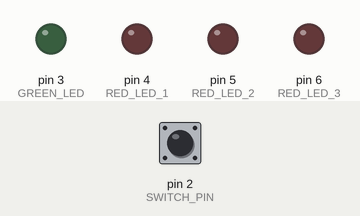
This sketch was run on a simulated Arduino Uno, built with avr-gcc and run on an emulated ATmega328P. On the bench: output pins drawn as LEDs (lit = HIGH). The test bench sets the inputs (shaded band); at power-on: pin 2 (SWITCH_PIN) LOW.

Above: at 1.2 s.
1.3 s: pin 2 (SWITCH_PIN) pulled HIGH for 0.15 s
At 3.1 s:
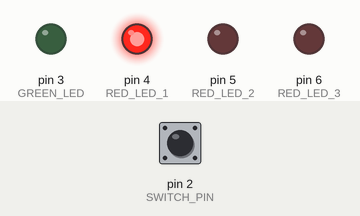
At 4.1 s:
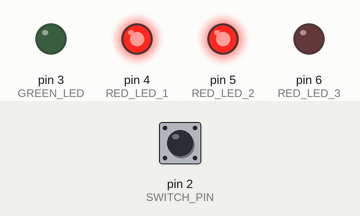
4.4 s: pin 2 (SWITCH_PIN) pulled HIGH for 3.2 s
10.6 s: pin 2 (SWITCH_PIN) pulled HIGH for 1 s
At 16.0 s:
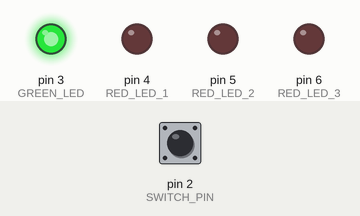
Timing chart, 0 to 17.5 s (numbered marks = the images above; inputs shaded):
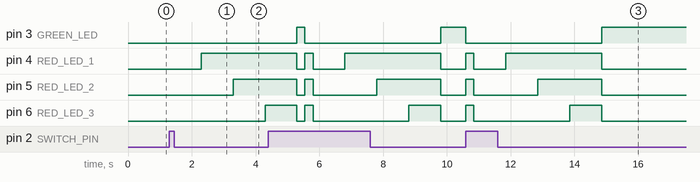

Measured:
- after the input at 1.3 s, pin 4 (RED_LED_1): LOW → HIGH after 1.0 s; pin 5 (RED_LED_2): LOW → HIGH after 2.0 s; pin 6 (RED_LED_3): LOW → HIGH after 3.0 s
- after the input at 10.6 s, pin 3 (GREEN_LED): HIGH → LOW at once, → HIGH 4.3 s later; pin 4 (RED_LED_1): LOW → HIGH at once, → LOW 0.25 s later, → HIGH 1.0 s later, → LOW 3.0 s later

The sketch:

spaceship_4_leds.ino
```cpp
int reading = 0;

int ON = 1;
int OFF = 0;

long lastDebounceTime = 0;
int debounceDelay = 250; // m
int previousState = OFF;

int SECOND = 1000; // ms

int SWITCH_PIN = 2;
int GREEN_LED = 3;
int RED_LED_1 = 4;
int RED_LED_2 = 5;
int RED_LED_3 = 6;

void setup() {

  pinMode(SWITCH_PIN, INPUT);
  pinMode(GREEN_LED, OUTPUT);
  pinMode(RED_LED_1, OUTPUT);
  pinMode(RED_LED_2, OUTPUT);
  pinMode(RED_LED_3, OUTPUT);

  killRedLeds();
  kill(GREEN_LED);
}

void loop () {
  reading = digitalRead(SWITCH_PIN);

  if( reading == HIGH ) {
    if( previousState == OFF ) {
      if( enoughDebounce() ) {
        previousState = ON;
        performCountdown();
        lastDebounceTime = millis();
      }
    } else {
      if( enoughDebounce() ) {
        previousState = OFF;
        lightLed(RED_LED_2);
        engineOff();
        lastDebounceTime = millis();
      }
    }
  }
}

boolean enoughDebounce() {
  if( (millis() - lastDebounceTime) > debounceDelay ) {
    return true;
  }
  return false;
}

void engineOff() {
  lightAllRedLeds();
  kill(GREEN_LED);
}

void performCountdown() {
  killRedLeds();
  kill(GREEN_LED);

  waitFor(SECOND);
  lightLed(RED_LED_1);
  waitFor(SECOND);
  lightLed(RED_LED_2);
  waitFor(SECOND);
  lightLed(RED_LED_3);
  waitFor(SECOND);
  lightLed(GREEN_LED);

  killRedLeds();
}

void kill(int ledId) {
  digitalWrite(ledId, LOW);
}

void lightLed(int ledId) {
  digitalWrite(ledId, HIGH);
}

void lightAllRedLeds() {
  lightLed(RED_LED_1);
  lightLed(RED_LED_2);
  lightLed(RED_LED_3);
}

void killRedLeds() {
  kill(RED_LED_1);
  kill(RED_LED_2);
  kill(RED_LED_3);
}

void waitFor(int amount) {
 delay(amount);
}
```
